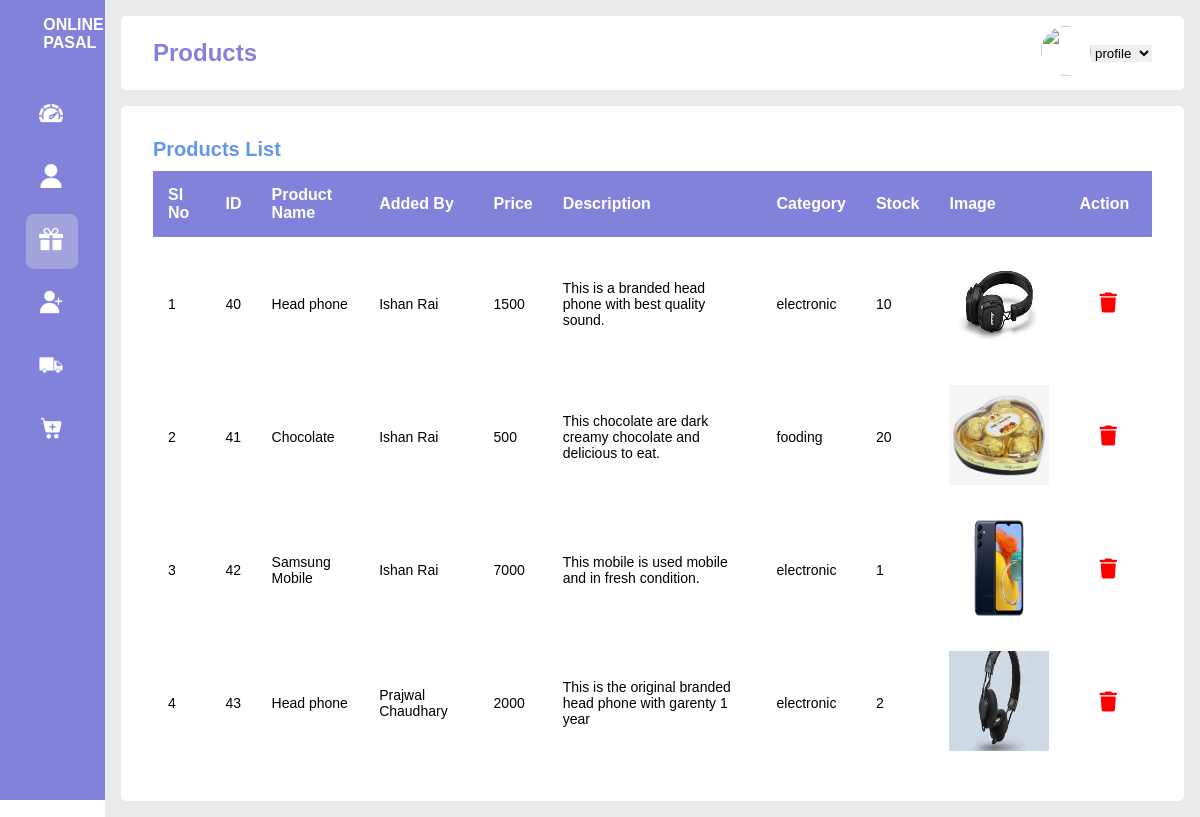
Page /admin/productstable.php on the committed database.
### tables this page shows
CREATE TABLE `products` (
  `productId` int(11) NOT NULL,
  `user_id` int(11) NOT NULL,
  `productName` varchar(255) NOT NULL,
  `price` varchar(255) NOT NULL,
  `description` varchar(255) NOT NULL,
  `category` varchar(255) NOT NULL,
  `image` varchar(255) NOT NULL,
  `stock` int(150) NOT NULL,
  `size` varchar(50) NOT NULL,
  `used` varchar(50) NOT NULL,
  `productType` varchar(255) NOT NULL
);

CREATE TABLE `signup` (
  `user_id` int(11) NOT NULL,
  `fname` varchar(255) NOT NULL,
  `email` varchar(255) NOT NULL,
  `phone` bigint(15) NOT NULL,
  `address` varchar(255) NOT NULL,
  `password` varchar(255) NOT NULL,
  `user_image` varchar(50) NOT NULL,
  `user_type` varchar(255) NOT NULL DEFAULT 'user_type',
  `dt` timestamp NOT NULL DEFAULT current_timestamp() ON UPDATE current_timestamp()
);

### admin/productstable.php (the view, shortened to what this page needs)
<?php
include '../config.php';
$user_id=$_SESSION["user_id"];
$select_user=mysqli_query($conn,"Select * from `signup` WHERE user_id='$user_id'");
mysqli_num_rows($select_user);
$fetch_user=mysqli_fetch_assoc($select_user);
?>
<!DOCTYPE html>
<html lang="en">
<head>
    <link rel="stylesheet" href="style.css">
    <link rel="stylesheet" href="https://cdnjs.cloudflare.com/ajax/libs/font-awesome/6.4.2/css/all.min.css">
</head>
<body>
<div class="sidebar">
        <div class="logo"><h4>ONLINE PASAL</h4></div>
        <ul class="menu">
           <li>
            <a href="dashboard.php">
                <i><img src="../img/dashboard.png" class="side-icon"></i>
            </a>
           </li>
           <li>
            <a href="profile.php">
                <i><img src="../img/profile.png" class="side-icon"></i>
            </a>
           </li>
           <li class="active">
            <a href="productstable.php">
            <i><img src="../img/product.png" class="side-icon"></i>
            </a>
           </li>
           <li>
            <a href="userstable.php">
            <i><img src="../img/add-user.png" class="side-icon"></i>
            </a>
           </li>
           <li>
            <a href="order_table.php">
            <i><img src="../img/order.png" class="side-icon"></i>
            </a>
           </li>
           <li>
            <a href="categorytable.php">
            <i><img src="../img/add-category.png" class="side-icon"></i>
            </a>
           </li>
        </ul>
    </div>
    <div class="main-content">
        <div class="header-wrapper">
            <div class="header-title">
                <h2>Products</h2>
            </div>
            <div class="user-info">
                <a href="profile.php"><img src="../img/user_image/<?php echo $fetch_user['user_image']?>" alt=""></a>
            <select onchange="location = this.value;">
                <option value="profile.php">profile</option>
            </select>
            </div>
        </div>
        <div class="tabular-wrapper">
        <h3 class="main-title">Products List</h3>
        <div class="table-container">
        <?php
          $i = 1;
          $rows = mysqli_query($conn, "SELECT p.productId,p.productName, p.price, p.description, p.category, p.stock, p.image, u.user_id ,u.fname FROM products p JOIN signup u ON p.user_id=u.user_id");
          if(mysqli_num_rows($rows)>0){
           echo' <table>
                <thead>
                    <tr>
                        <th>SI No</th>
                        <th>ID</th>
                        <th>Product Name</th>
                        <th>Added By</th>
                        <th>Price</th>
                        <th>Description</th>
                        <th>Category</th>
                        <th>Stock</th>
                        <th>Image</th>
                        <th>Action</th>
                    </tr>
                </thead>';
                ?>
                <?php foreach($rows as $row) : ?>
        <tr>
            <td><?php echo $i++; ?></td>
            <td><?php echo $row["productId"]; ?></td>
            <td><?php echo $row["productName"]; ?></td>
            <td><?php echo $row["fname"]; ?></td>
            <td><?php echo $row["price"]; ?></td>
            <td><?php echo $row["description"]; ?></td>
            <td><?php echo $row["category"]; ?></td>
            <td><?php echo $row["stock"]; ?></td>
            <td><img src="../img/productimage/<?php echo $row['image']; ?>" width="100" height="100" title=""></td>
            <td>
                <a href="delete.php?delete=<?php echo $row['productId']?>"
                class="delete_product_btn" onclick="return confirm('Are you sure you want to delete');">
                <i class="fas fa-trash"></i></a>
            </td>
        </tr>
          <?php
          endforeach;
        }
          else{
            echo"<div class='empty_text'>No Products Available</div>";
          }
          ?>
            </table>
        </div>
    </div>
</div>
</body>
</html>

### admin/style.css (style rules this page uses)
* { margin: 0; padding: 0; border: none; outline: none; box-sizing: border-box; font-family: "Poppins",sans-serif; }
body { display: flex; }
.sidebar { position: sticky; top: 0; left: 0; bottom: 0; width: 110px; height: 100vh; padding: 0 1.7rem; color: white; overflow: hidden; transition: all 0.5s linear; background: rgb(130, 130, 219); }
.logo { height: 80px; padding: 16px; }
.menu { height: 88%; position: relative; list-style: none; padding: 0; }
.menu li { transition: all 0.5s ease-in-out; margin: 8px 0; border-radius: 8px; margin-left: -1px; }
.menu li:hover, .active { background: #e0e0e058; }
.menu a { color: white; font-size: 14px; text-decoration: none; display: flex; align-items: center; gap: .5rem; }
.menu a i { font-size: 1.2rem; }
.side-icon { padding: .8rem; height: 50px; width: 50px; }
.main-content { position: relative; background: #ebe9e9; width: 100%; padding: 1rem; }
.header-wrapper img { width: 50px; height: 50px; cursor: pointer; border-radius: 50%; }
.header-wrapper { display: flex; justify-content: space-between; align-items: center; flex-wrap: wrap; background: white; border-radius: 5px; padding: 10px 2rem; margin-bottom: 1rem; }
.header-title { color: rgb(130, 130, 219); }
.user-info { display: flex; align-items: center; }
.main-title { color: cornflowerblue; padding-bottom: 10px; font-size: 20px; }
.tabular-wrapper { background: white; margin-top: 1rem; border-radius: 5px; padding: 2rem; }
.table-container { width: 100%; }
table { width: 100%; border-collapse: collapse; }
thead { background: rgb(130, 130, 219); color: white; }
th { padding: 15px; text-align: left; }
td { padding: 15px; font-size: 14px; color: black; }
.delete_product_btn { color: red; margin: 20px; font-size: 20px; }

### rows in the picture
products: productId "40", productName "Head phone", user.fname "Ishan Rai", price "1500", description "This is a branded head phone with best quality sound.", category "electronic", stock "10", image (picture)
products: productId "41", productName "Chocolate", user.fname "Ishan Rai", price "500", description "This chocolate are dark creamy chocolate and delicious to eat.", category "fooding", stock "20", image (picture)
products: productId "42", productName "Samsung Mobile", user.fname "Ishan Rai", price "7000", description "This mobile is used mobile and in fresh condition.", category "electronic", stock "1", image (picture)
products: productId "43", productName "Head phone", user.fname "Prajwal Chaudhary", price "2000", description "This is the original branded head phone with garenty 1 year", category "electronic", stock "2", image (picture)
